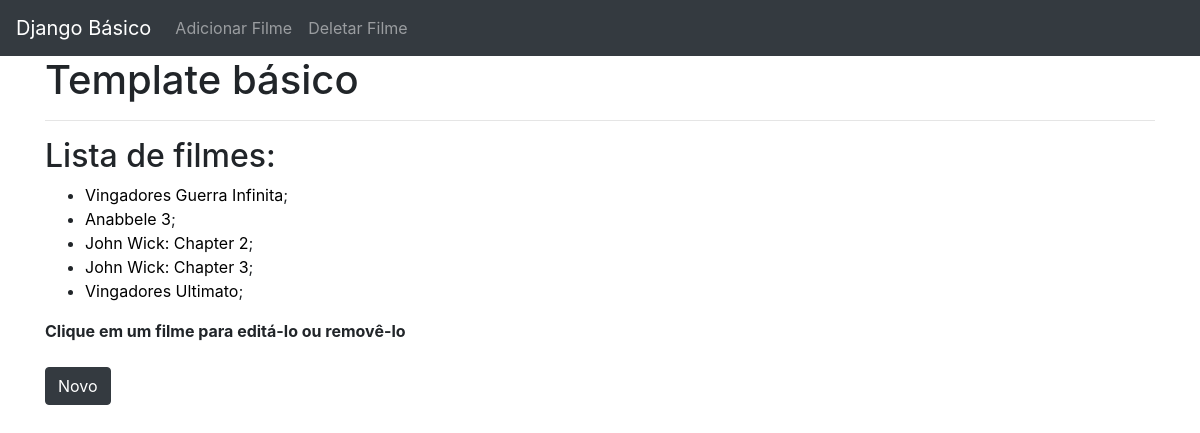
Before: / with the older database file.
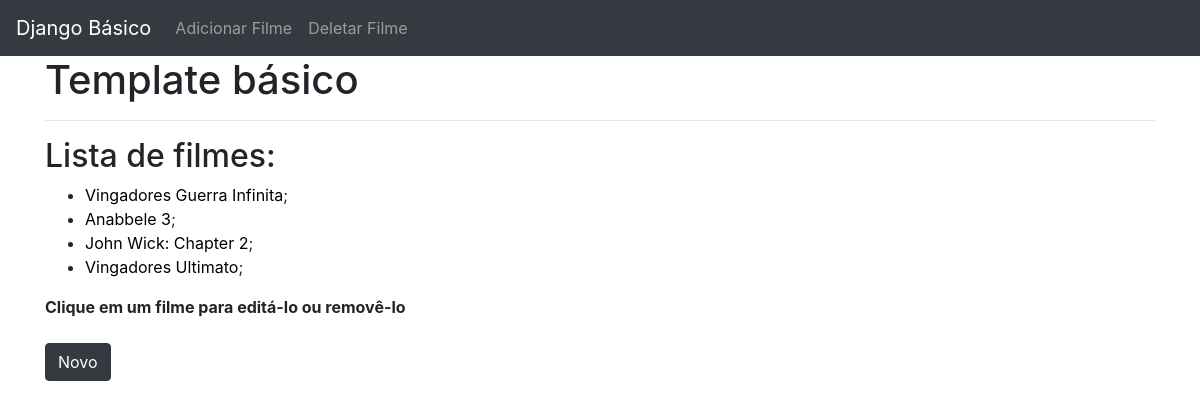
After: the same page with the newer database file.
### contas/models.py (models this page shows, shortened)
class Filme(models.Model):
    nome = models.CharField(max_length=50)
    notaImdb = models.DecimalField(max_digits=5, decimal_places=2)
    categoria = models.ForeignKey(Categoria, on_delete=models.CASCADE)

### contas/views.py (the view)
# urls.py: path('', listagemFilmes, name='listagemFilmes'),
def listagemFilmes(request):
    data = {}
    data['filmes'] = Filme.objects.all()
    return render(request, 'contas/filme.html', data)

### contas/templates/contas/filme.html (shortened to what this page needs)
<!doctype html>
<html lang="en">
<head>
    <link rel="stylesheet" href="https://maxcdn.bootstrapcdn.com/bootstrap/4.0.0/css/bootstrap.min.css">
</head>
<body>
    <div>
        <nav class="navbar navbar-expand-lg navbar-dark bg-dark">
          <a class="navbar-brand" href= "{% url 'listagemFilmes' %}">Django Básico</a>
          <div class="collapse navbar-collapse" id="navbarSupportedContent">
            <ul class="navbar-nav mr-auto">
              <li class="nav-item">
                <a class="nav-link" href="{% url 'adcFilme' %}">Adicionar Filme</a>
              </li>
              <li class="nav-item">
                <a class="nav-link" href="#">Deletar Filme</a>
              </li>
            </ul>
          </div>
        </nav>
    </div>
    <div class="container">
        <h1>Template básico</h1>
        <hr>
        <h2>Lista de filmes: </h2>
        <ul>
        {% for i in filmes %}
            <li><a href="{% url 'update' i.id %}">{{ i.nome }}</a>;</li>
        {% endfor %}
        </ul>
        <span><b>Clique em um filme para editá-lo ou removê-lo</b></span>
        <br><br>
        <button type="button" onclick="Nova()" class="btn btn-dark">Novo</button>
    </div>
</body>
</html>

Changed rows visible on the page:
removed Filme: nome "John Wick: Chapter 3"
